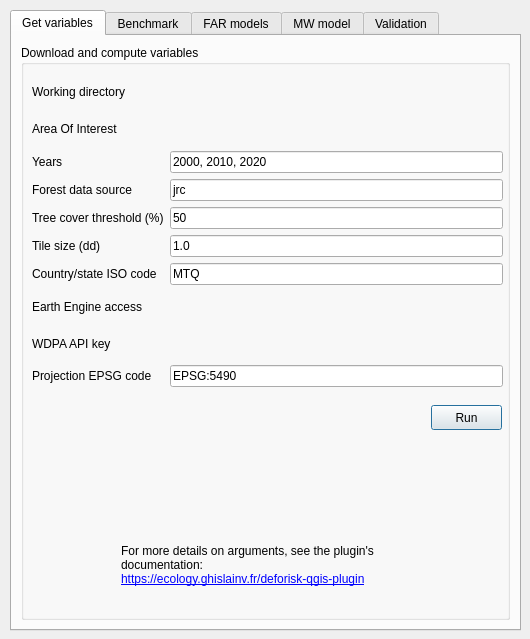
<?xml version="1.0" encoding="UTF-8"?>
<ui version="4.0">
 <class>DeforiskPluginDialogBase</class>
 <widget class="QDialog" name="DeforiskPluginDialogBase">
  <property name="geometry">
   <rect>
    <x>0</x>
    <y>0</y>
    <width>530</width>
    <height>639</height>
   </rect>
  </property>
  <property name="windowTitle">
   <string>Deforisk</string>
  </property>
  <widget class="QTabWidget" name="tabWidget">
   <property name="geometry">
    <rect>
     <x>10</x>
     <y>10</y>
     <width>511</width>
     <height>621</height>
    </rect>
   </property>
   <property name="currentIndex">
    <number>0</number>
   </property>
   <widget class="QWidget" name="tab_get_var">
    <attribute name="title">
     <string>Get variables</string>
    </attribute>
    <layout class="QGridLayout" name="gridLayout_4">
     <item row="0" column="0">
      <widget class="QGroupBox" name="groupBox_var">
       <property name="title">
        <string>Download and compute variables</string>
       </property>
       <widget class="QPushButton" name="run_far_get_variable">
        <property name="geometry">
         <rect>
          <x>410</x>
          <y>360</y>
          <width>71</width>
          <height>25</height>
         </rect>
        </property>
        <property name="text">
         <string>Run</string>
        </property>
       </widget>
       <widget class="QLabel" name="label_doc">
        <property name="geometry">
         <rect>
          <x>100</x>
          <y>490</y>
          <width>321</width>
          <height>61</height>
         </rect>
        </property>
        <property name="text">
         <string>&lt;html&gt;&lt;head/&gt;&lt;body&gt;&lt;p&gt;For more details on arguments, see the plugin's documentation:&lt;a href=&quot;https://ecology.ghislainv.fr/deforisk-qgis-plugin&quot;&gt;&lt;br&gt;&lt;span style=&quot; text-decoration: underline; color:#0000ff;&quot;&gt;https://ecology.ghislainv.fr/deforisk-qgis-plugin&lt;/span&gt;&lt;/a&gt;&lt;/p&gt;&lt;/body&gt;&lt;/html&gt;</string>
        </property>
        <property name="wordWrap">
         <bool>true</bool>
        </property>
        <property name="openExternalLinks">
         <bool>true</bool>
        </property>
       </widget>
       <widget class="QWidget" name="layoutWidget">
        <property name="geometry">
         <rect>
          <x>11</x>
          <y>31</y>
          <width>471</width>
          <height>311</height>
         </rect>
        </property>
        <layout class="QGridLayout" name="gridLayout">
         <item row="3" column="0">
          <widget class="QLabel" name="label_fcc_source">
           <property name="text">
            <string>Forest data source</string>
           </property>
          </widget>
         </item>
         <item row="0" column="0">
          <widget class="QLabel" name="label_workdir">
           <property name="text">
            <string>Working directory</string>
           </property>
          </widget>
         </item>
         <item row="8" column="0">
          <widget class="QLabel" name="label_wdpa_key">
           <property name="text">
            <string>WDPA API key</string>
           </property>
          </widget>
         </item>
         <item row="9" column="0">
          <widget class="QLabel" name="label_proj">
           <property name="text">
            <string>Projection EPSG code</string>
           </property>
          </widget>
         </item>
         <item row="4" column="0">
          <widget class="QLabel" name="label_perc">
           <property name="text">
            <string>Tree cover threshold (%)</string>
           </property>
          </widget>
         </item>
         <item row="4" column="1">
          <widget class="QLineEdit" name="perc">
           <property name="text">
            <string>50</string>
           </property>
           <property name="placeholderText">
            <string>50</string>
           </property>
          </widget>
         </item>
         <item row="9" column="1">
          <widget class="QLineEdit" name="proj">
           <property name="text">
            <string>EPSG:5490</string>
           </property>
           <property name="placeholderText">
            <string>EPSG:5490</string>
           </property>
          </widget>
         </item>
         <item row="2" column="0">
          <widget class="QLabel" name="label_years">
           <property name="text">
            <string>Years</string>
           </property>
          </widget>
         </item>
         <item row="5" column="1">
          <widget class="QLineEdit" name="tile_size">
           <property name="text">
            <string>1.0</string>
           </property>
           <property name="placeholderText">
            <string>1.0</string>
           </property>
          </widget>
         </item>
         <item row="6" column="1">
          <widget class="QLineEdit" name="isocode">
           <property name="text">
            <string>MTQ</string>
           </property>
           <property name="placeholderText">
            <string>MTQ</string>
           </property>
          </widget>
         </item>
         <item row="0" column="1">
          <widget class="QgsFileWidget" name="workdir">
           <property name="fileWidgetButtonVisible">
            <bool>true</bool>
           </property>
           <property name="dialogTitle">
            <string>Select a working directory for your Deforisk project</string>
           </property>
           <property name="storageMode">
            <enum>QgsFileWidget::GetDirectory</enum>
           </property>
           <property name="options">
            <set>QFileDialog::ShowDirsOnly</set>
           </property>
          </widget>
         </item>
         <item row="1" column="0">
          <widget class="QLabel" name="label_aoi">
           <property name="text">
            <string>Area Of Interest</string>
           </property>
          </widget>
         </item>
         <item row="8" column="1">
          <widget class="QgsFileWidget" name="wdpa_key">
           <property name="dialogTitle">
            <string>Select an environment file with your WDPA API key</string>
           </property>
           <property name="defaultRoot">
            <string/>
           </property>
          </widget>
         </item>
         <item row="6" column="0">
          <widget class="QLabel" name="label_isocode">
           <property name="text">
            <string>Country/state ISO code</string>
           </property>
          </widget>
         </item>
         <item row="5" column="0">
          <widget class="QLabel" name="label_tile_size">
           <property name="text">
            <string>Tile size (dd)</string>
           </property>
          </widget>
         </item>
         <item row="3" column="1">
          <widget class="QLineEdit" name="fcc_source">
           <property name="text">
            <string>jrc</string>
           </property>
           <property name="placeholderText">
            <string>jrc</string>
           </property>
          </widget>
         </item>
         <item row="7" column="0">
          <widget class="QLabel" name="label_gc_project">
           <property name="text">
            <string>Earth Engine access</string>
           </property>
          </widget>
         </item>
         <item row="2" column="1">
          <widget class="QLineEdit" name="years">
           <property name="text">
            <string>2000, 2010, 2020</string>
           </property>
           <property name="placeholderText">
            <string>2000, 2010, 2020</string>
           </property>
          </widget>
         </item>
         <item row="7" column="1">
          <widget class="QgsFileWidget" name="gc_project">
           <property name="dialogTitle">
            <string>Select a service account json file for Earth Engine access</string>
           </property>
          </widget>
         </item>
         <item row="1" column="1">
          <widget class="QgsFileWidget" name="aoi">
           <property name="dialogTitle">
            <string>Select gpkg file with &quot;aoi&quot; and &quot;subj&quot; layers</string>
           </property>
          </widget>
         </item>
        </layout>
       </widget>
       <widget class="QLabel" name="logo">
        <property name="geometry">
         <rect>
          <x>10</x>
          <y>480</y>
          <width>71</width>
          <height>81</height>
         </rect>
        </property>
        <property name="text">
         <string/>
        </property>
        <property name="pixmap">
         <pixmap>help/docsrc/_images/logo-deforisk.png</pixmap>
        </property>
        <property name="scaledContents">
         <bool>true</bool>
        </property>
       </widget>
      </widget>
     </item>
    </layout>
   </widget>
   <widget class="QWidget" name="tab_benchmark">
    <attribute name="title">
     <string>Benchmark</string>
    </attribute>
    <widget class="QGroupBox" name="groupBox_bm_model">
     <property name="geometry">
      <rect>
       <x>10</x>
       <y>10</y>
       <width>491</width>
       <height>171</height>
      </rect>
     </property>
     <property name="title">
      <string>Fit model to data</string>
     </property>
     <widget class="QPushButton" name="run_bm_calibrate">
      <property name="geometry">
       <rect>
        <x>410</x>
        <y>130</y>
        <width>71</width>
        <height>25</height>
       </rect>
      </property>
      <property name="text">
       <string>Run</string>
      </property>
     </widget>
     <widget class="QWidget" name="layoutWidget">
      <property name="geometry">
       <rect>
        <x>10</x>
        <y>30</y>
        <width>471</width>
        <height>58</height>
       </rect>
      </property>
      <layout class="QGridLayout" name="gridLayout_10">
       <item row="0" column="0">
        <widget class="QLabel" name="label_defor_thresh">
         <property name="text">
          <string>Deforestation threshold (%)</string>
         </property>
        </widget>
       </item>
       <item row="0" column="1">
        <widget class="QLineEdit" name="defor_thresh">
         <property name="text">
          <string>99.5</string>
         </property>
         <property name="placeholderText">
          <string>99.5</string>
         </property>
        </widget>
       </item>
       <item row="1" column="0">
        <widget class="QLabel" name="label_max_dist">
         <property name="text">
          <string>Max. distance to forest edge (m)</string>
         </property>
        </widget>
       </item>
       <item row="1" column="1">
        <widget class="QLineEdit" name="max_dist">
         <property name="text">
          <string>2500</string>
         </property>
         <property name="placeholderText">
          <string>2500</string>
         </property>
        </widget>
       </item>
      </layout>
     </widget>
     <widget class="QLabel" name="label_mod_bm">
      <property name="geometry">
       <rect>
        <x>10</x>
        <y>130</y>
        <width>331</width>
        <height>21</height>
       </rect>
      </property>
      <property name="text">
       <string>&lt;html&gt;&lt;head/&gt;&lt;body&gt;&lt;p&gt;This step also predicts the deforestation risk at t1.&lt;/p&gt;&lt;/body&gt;&lt;/html&gt;</string>
      </property>
      <property name="wordWrap">
       <bool>true</bool>
      </property>
      <property name="openExternalLinks">
       <bool>true</bool>
      </property>
     </widget>
     <widget class="QCheckBox" name="mod_bm_calib">
      <property name="geometry">
       <rect>
        <x>12</x>
        <y>100</y>
        <width>152</width>
        <height>23</height>
       </rect>
      </property>
      <property name="text">
       <string>calib. period</string>
      </property>
      <property name="checked">
       <bool>true</bool>
      </property>
      <property name="tristate">
       <bool>false</bool>
      </property>
     </widget>
     <widget class="QCheckBox" name="mod_bm_hist">
      <property name="enabled">
       <bool>true</bool>
      </property>
      <property name="geometry">
       <rect>
        <x>170</x>
        <y>100</y>
        <width>151</width>
        <height>23</height>
       </rect>
      </property>
      <property name="text">
       <string>hist. period</string>
      </property>
      <property name="checked">
       <bool>false</bool>
      </property>
      <property name="tristate">
       <bool>false</bool>
      </property>
     </widget>
    </widget>
    <widget class="QGroupBox" name="groupBox_bm_predict">
     <property name="geometry">
      <rect>
       <x>10</x>
       <y>200</y>
       <width>491</width>
       <height>101</height>
      </rect>
     </property>
     <property name="title">
      <string>Predict the deforestation risk</string>
     </property>
     <widget class="QPushButton" name="run_bm_predict">
      <property name="geometry">
       <rect>
        <x>411</x>
        <y>60</y>
        <width>71</width>
        <height>25</height>
       </rect>
      </property>
      <property name="text">
       <string>Run</string>
      </property>
     </widget>
    </widget>
    <widget class="QCheckBox" name="pred_bm_valid_t2">
     <property name="geometry">
      <rect>
       <x>30</x>
       <y>231</y>
       <width>107</width>
       <height>23</height>
      </rect>
     </property>
     <property name="text">
      <string>t2 validation</string>
     </property>
     <property name="checked">
      <bool>true</bool>
     </property>
     <property name="tristate">
      <bool>false</bool>
     </property>
    </widget>
    <widget class="QCheckBox" name="pred_bm_forecast_t3">
     <property name="geometry">
      <rect>
       <x>30</x>
       <y>260</y>
       <width>107</width>
       <height>23</height>
      </rect>
     </property>
     <property name="text">
      <string>t3 forecast</string>
     </property>
     <property name="checked">
      <bool>false</bool>
     </property>
     <property name="tristate">
      <bool>false</bool>
     </property>
    </widget>
   </widget>
   <widget class="QWidget" name="tab_far_models">
    <attribute name="title">
     <string>FAR models</string>
    </attribute>
    <widget class="QGroupBox" name="groupBox_models">
     <property name="geometry">
      <rect>
       <x>10</x>
       <y>190</y>
       <width>491</width>
       <height>221</height>
      </rect>
     </property>
     <property name="title">
      <string>Fit models to data</string>
     </property>
     <widget class="QPushButton" name="run_far_calibrate">
      <property name="geometry">
       <rect>
        <x>400</x>
        <y>180</y>
        <width>80</width>
        <height>25</height>
       </rect>
      </property>
      <property name="maximumSize">
       <size>
        <width>309</width>
        <height>16777215</height>
       </size>
      </property>
      <property name="text">
       <string>Run</string>
      </property>
     </widget>
     <widget class="QWidget" name="layoutWidget">
      <property name="geometry">
       <rect>
        <x>10</x>
        <y>30</y>
        <width>471</width>
        <height>120</height>
       </rect>
      </property>
      <layout class="QGridLayout" name="gridLayout_6">
       <item row="0" column="0">
        <widget class="QLabel" name="label_variables">
         <property name="text">
          <string>List of variables</string>
         </property>
        </widget>
       </item>
       <item row="0" column="1">
        <widget class="QLineEdit" name="variables">
         <property name="text">
          <string/>
         </property>
         <property name="placeholderText">
          <string>C(pa), dist_edge, altitude, slope, ...</string>
         </property>
        </widget>
       </item>
       <item row="1" column="0">
        <widget class="QLabel" name="label_betastart">
         <property name="text">
          <string>Starting values for beta</string>
         </property>
        </widget>
       </item>
       <item row="1" column="1">
        <widget class="QLineEdit" name="beta_start">
         <property name="text">
          <string>-99</string>
         </property>
         <property name="placeholderText">
          <string>-99</string>
         </property>
        </widget>
       </item>
       <item row="2" column="0">
        <widget class="QLabel" name="label_vrho">
         <property name="text">
          <string>Prior Vrho</string>
         </property>
        </widget>
       </item>
       <item row="2" column="1">
        <widget class="QLineEdit" name="prior_vrho">
         <property name="text">
          <string>-1</string>
         </property>
         <property name="placeholderText">
          <string>-1</string>
         </property>
        </widget>
       </item>
       <item row="3" column="0">
        <widget class="QLabel" name="label_mcmc">
         <property name="text">
          <string>MCMC</string>
         </property>
        </widget>
       </item>
       <item row="3" column="1">
        <widget class="QLineEdit" name="mcmc">
         <property name="text">
          <string>5000</string>
         </property>
         <property name="placeholderText">
          <string>5000</string>
         </property>
        </widget>
       </item>
      </layout>
     </widget>
     <widget class="QWidget" name="layoutWidget">
      <property name="geometry">
       <rect>
        <x>10</x>
        <y>156</y>
        <width>311</width>
        <height>54</height>
       </rect>
      </property>
      <layout class="QGridLayout" name="gridLayout_11">
       <item row="0" column="0">
        <widget class="QCheckBox" name="varselection">
         <property name="text">
          <string>Variable selection</string>
         </property>
         <property name="checked">
          <bool>true</bool>
         </property>
         <property name="tristate">
          <bool>false</bool>
         </property>
        </widget>
       </item>
       <item row="1" column="0">
        <widget class="QCheckBox" name="mod_far_calib">
         <property name="text">
          <string>calib. period</string>
         </property>
         <property name="checked">
          <bool>true</bool>
         </property>
         <property name="tristate">
          <bool>false</bool>
         </property>
        </widget>
       </item>
       <item row="1" column="1">
        <widget class="QCheckBox" name="mod_far_hist">
         <property name="enabled">
          <bool>true</bool>
         </property>
         <property name="text">
          <string>hist. period</string>
         </property>
         <property name="checked">
          <bool>false</bool>
         </property>
         <property name="tristate">
          <bool>false</bool>
         </property>
        </widget>
       </item>
      </layout>
     </widget>
    </widget>
    <widget class="QGroupBox" name="groupBox_predict">
     <property name="geometry">
      <rect>
       <x>10</x>
       <y>430</y>
       <width>491</width>
       <height>151</height>
      </rect>
     </property>
     <property name="title">
      <string>Predict the deforestation risk</string>
     </property>
     <widget class="QPushButton" name="run_far_predict">
      <property name="geometry">
       <rect>
        <x>399</x>
        <y>120</y>
        <width>81</width>
        <height>25</height>
       </rect>
      </property>
      <property name="text">
       <string>Run</string>
      </property>
     </widget>
     <widget class="QWidget" name="layoutWidget">
      <property name="geometry">
       <rect>
        <x>11</x>
        <y>31</y>
        <width>372</width>
        <height>114</height>
       </rect>
      </property>
      <layout class="QGridLayout" name="gridLayout_7">
       <item row="0" column="0" colspan="2">
        <widget class="QLabel" name="label_csize_interp">
         <property name="text">
          <string>Spatial cell size interpolation (km)</string>
         </property>
        </widget>
       </item>
       <item row="0" column="2">
        <widget class="QLineEdit" name="csize_interp">
         <property name="text">
          <string>0.1</string>
         </property>
         <property name="placeholderText">
          <string>1</string>
         </property>
        </widget>
       </item>
       <item row="1" column="0">
        <widget class="QCheckBox" name="pred_icar">
         <property name="text">
          <string>iCAR model</string>
         </property>
         <property name="checked">
          <bool>true</bool>
         </property>
         <property name="tristate">
          <bool>false</bool>
         </property>
        </widget>
       </item>
       <item row="1" column="1">
        <widget class="QCheckBox" name="pred_glm">
         <property name="text">
          <string>GLM</string>
         </property>
         <property name="checked">
          <bool>false</bool>
         </property>
         <property name="tristate">
          <bool>false</bool>
         </property>
        </widget>
       </item>
       <item row="1" column="2">
        <widget class="QCheckBox" name="pred_rf">
         <property name="text">
          <string>RF model</string>
         </property>
         <property name="checked">
          <bool>false</bool>
         </property>
         <property name="tristate">
          <bool>false</bool>
         </property>
        </widget>
       </item>
       <item row="2" column="0">
        <widget class="QCheckBox" name="pred_far_calib_t1">
         <property name="text">
          <string>t1 calibration</string>
         </property>
         <property name="checked">
          <bool>true</bool>
         </property>
         <property name="tristate">
          <bool>false</bool>
         </property>
        </widget>
       </item>
       <item row="2" column="1">
        <widget class="QCheckBox" name="pred_far_valid_t2">
         <property name="text">
          <string>t2 validation</string>
         </property>
         <property name="checked">
          <bool>true</bool>
         </property>
         <property name="tristate">
          <bool>false</bool>
         </property>
        </widget>
       </item>
       <item row="3" column="0">
        <widget class="QCheckBox" name="pred_far_hist_t1">
         <property name="text">
          <string>t1 historical</string>
         </property>
         <property name="checked">
          <bool>false</bool>
         </property>
         <property name="tristate">
          <bool>false</bool>
         </property>
        </widget>
       </item>
       <item row="3" column="1">
        <widget class="QCheckBox" name="pred_far_forecast_t3">
         <property name="text">
          <string>t3 forecast</string>
         </property>
         <property name="checked">
          <bool>false</bool>
         </property>
         <property name="tristate">
          <bool>false</bool>
         </property>
        </widget>
       </item>
      </layout>
     </widget>
    </widget>
    <widget class="QGroupBox" name="groupBox_samp">
     <property name="geometry">
      <rect>
       <x>10</x>
       <y>10</y>
       <width>491</width>
       <height>161</height>
      </rect>
     </property>
     <property name="title">
      <string>Sample observations</string>
     </property>
     <widget class="QPushButton" name="run_far_sample">
      <property name="geometry">
       <rect>
        <x>400</x>
        <y>120</y>
        <width>80</width>
        <height>25</height>
       </rect>
      </property>
      <property name="text">
       <string>Run</string>
      </property>
     </widget>
     <widget class="QCheckBox" name="adapt">
      <property name="geometry">
       <rect>
        <x>354</x>
        <y>30</y>
        <width>127</width>
        <height>23</height>
       </rect>
      </property>
      <property name="text">
       <string>Adapt sampling</string>
      </property>
      <property name="checked">
       <bool>true</bool>
      </property>
      <property name="tristate">
       <bool>false</bool>
      </property>
     </widget>
     <widget class="QWidget" name="layoutWidget">
      <property name="geometry">
       <rect>
        <x>11</x>
        <y>31</y>
        <width>331</width>
        <height>118</height>
       </rect>
      </property>
      <layout class="QGridLayout" name="gridLayout_5">
       <item row="0" column="0">
        <widget class="QLabel" name="label_nsamp">
         <property name="text">
          <string>N# samples</string>
         </property>
        </widget>
       </item>
       <item row="0" column="1">
        <widget class="QLineEdit" name="nsamp">
         <property name="text">
          <string>10000</string>
         </property>
         <property name="placeholderText">
          <string>10000</string>
         </property>
        </widget>
       </item>
       <item row="1" column="0">
        <widget class="QLabel" name="label_seed">
         <property name="text">
          <string>Random seed</string>
         </property>
        </widget>
       </item>
       <item row="1" column="1">
        <widget class="QLineEdit" name="seed">
         <property name="text">
          <string>1234</string>
         </property>
         <property name="placeholderText">
          <string>1234</string>
         </property>
        </widget>
       </item>
       <item row="2" column="0">
        <widget class="QLabel" name="label_csize">
         <property name="text">
          <string>Spatial cell size (km)</string>
         </property>
        </widget>
       </item>
       <item row="2" column="1">
        <widget class="QLineEdit" name="csize">
         <property name="text">
          <string>2</string>
         </property>
         <property name="placeholderText">
          <string>10</string>
         </property>
        </widget>
       </item>
       <item row="3" column="0">
        <widget class="QCheckBox" name="samp_far_calib">
         <property name="text">
          <string>calib. period</string>
         </property>
         <property name="checked">
          <bool>true</bool>
         </property>
         <property name="tristate">
          <bool>false</bool>
         </property>
        </widget>
       </item>
       <item row="3" column="1">
        <widget class="QCheckBox" name="samp_far_hist">
         <property name="text">
          <string>hist. period</string>
         </property>
         <property name="checked">
          <bool>false</bool>
         </property>
         <property name="tristate">
          <bool>false</bool>
         </property>
        </widget>
       </item>
      </layout>
     </widget>
    </widget>
   </widget>
   <widget class="QWidget" name="tab_mw_model">
    <attribute name="title">
     <string>MW model</string>
    </attribute>
    <widget class="QGroupBox" name="groupBox_mw_model">
     <property name="geometry">
      <rect>
       <x>10</x>
       <y>10</y>
       <width>491</width>
       <height>171</height>
      </rect>
     </property>
     <property name="title">
      <string>Fit model to data</string>
     </property>
     <widget class="QPushButton" name="run_mw_calibrate">
      <property name="geometry">
       <rect>
        <x>410</x>
        <y>130</y>
        <width>71</width>
        <height>25</height>
       </rect>
      </property>
      <property name="text">
       <string>Run</string>
      </property>
     </widget>
     <widget class="QWidget" name="layoutWidget">
      <property name="geometry">
       <rect>
        <x>10</x>
        <y>30</y>
        <width>471</width>
        <height>89</height>
       </rect>
      </property>
      <layout class="QGridLayout" name="gridLayout_3">
       <item row="0" column="0">
        <widget class="QLabel" name="label_defor_thresh_mw">
         <property name="text">
          <string>Deforestation threshold (%)</string>
         </property>
        </widget>
       </item>
       <item row="0" column="1">
        <widget class="QLineEdit" name="defor_thresh_mw">
         <property name="text">
          <string>99.5</string>
         </property>
         <property name="placeholderText">
          <string>99.5</string>
         </property>
        </widget>
       </item>
       <item row="1" column="0">
        <widget class="QLabel" name="label_max_dist_mw">
         <property name="text">
          <string>Max. distance to forest edge (m)</string>
         </property>
        </widget>
       </item>
       <item row="1" column="1">
        <widget class="QLineEdit" name="max_dist_mw">
         <property name="text">
          <string>2500</string>
         </property>
         <property name="placeholderText">
          <string>2500</string>
         </property>
        </widget>
       </item>
       <item row="2" column="0">
        <widget class="QLabel" name="label_win_sizes">
         <property name="text">
          <string>Window sizes (# pixels)</string>
         </property>
        </widget>
       </item>
       <item row="2" column="1">
        <widget class="QLineEdit" name="win_sizes">
         <property name="text">
          <string>11, 21</string>
         </property>
         <property name="placeholderText">
          <string>11, 21</string>
         </property>
        </widget>
       </item>
      </layout>
     </widget>
    </widget>
    <widget class="QGroupBox" name="groupBox_mw_predict">
     <property name="geometry">
      <rect>
       <x>10</x>
       <y>200</y>
       <width>491</width>
       <height>101</height>
      </rect>
     </property>
     <property name="title">
      <string>Predict the deforestation risk</string>
     </property>
     <widget class="QPushButton" name="run_mw_predict">
      <property name="geometry">
       <rect>
        <x>410</x>
        <y>60</y>
        <width>71</width>
        <height>25</height>
       </rect>
      </property>
      <property name="text">
       <string>Run</string>
      </property>
     </widget>
     <widget class="QWidget" name="layoutWidget">
      <property name="geometry">
       <rect>
        <x>12</x>
        <y>31</y>
        <width>227</width>
        <height>54</height>
       </rect>
      </property>
      <layout class="QGridLayout" name="gridLayout_8">
       <item row="0" column="0">
        <widget class="QCheckBox" name="pred_mw_calib_t1">
         <property name="text">
          <string>t1 calibration</string>
         </property>
         <property name="checked">
          <bool>true</bool>
         </property>
         <property name="tristate">
          <bool>false</bool>
         </property>
        </widget>
       </item>
       <item row="0" column="1">
        <widget class="QCheckBox" name="pred_mw_valid_t2">
         <property name="text">
          <string>t2 validation</string>
         </property>
         <property name="checked">
          <bool>true</bool>
         </property>
         <property name="tristate">
          <bool>false</bool>
         </property>
        </widget>
       </item>
       <item row="1" column="0">
        <widget class="QCheckBox" name="pred_mw_hist_t1">
         <property name="text">
          <string>t1 historical</string>
         </property>
         <property name="checked">
          <bool>false</bool>
         </property>
         <property name="tristate">
          <bool>false</bool>
         </property>
        </widget>
       </item>
       <item row="1" column="1">
        <widget class="QCheckBox" name="pred_mw_forecast_t3">
         <property name="text">
          <string>t3 forecast</string>
         </property>
         <property name="checked">
          <bool>false</bool>
         </property>
         <property name="tristate">
          <bool>false</bool>
         </property>
        </widget>
       </item>
      </layout>
     </widget>
    </widget>
    <widget class="QCheckBox" name="mod_mw_calib">
     <property name="geometry">
      <rect>
       <x>22</x>
       <y>140</y>
       <width>152</width>
       <height>23</height>
      </rect>
     </property>
     <property name="text">
      <string>calib. period</string>
     </property>
     <property name="checked">
      <bool>true</bool>
     </property>
     <property name="tristate">
      <bool>false</bool>
     </property>
    </widget>
    <widget class="QCheckBox" name="mod_mw_hist">
     <property name="enabled">
      <bool>true</bool>
     </property>
     <property name="geometry">
      <rect>
       <x>180</x>
       <y>140</y>
       <width>151</width>
       <height>23</height>
      </rect>
     </property>
     <property name="text">
      <string>hist. period</string>
     </property>
     <property name="checked">
      <bool>false</bool>
     </property>
     <property name="tristate">
      <bool>false</bool>
     </property>
    </widget>
   </widget>
   <widget class="QWidget" name="tab_validate">
    <attribute name="title">
     <string>Validation</string>
    </attribute>
    <widget class="QGroupBox" name="groupBox_validate">
     <property name="geometry">
      <rect>
       <x>10</x>
       <y>10</y>
       <width>491</width>
       <height>171</height>
      </rect>
     </property>
     <property name="title">
      <string>Model validation</string>
     </property>
     <widget class="QPushButton" name="run_validate">
      <property name="geometry">
       <rect>
        <x>410</x>
        <y>130</y>
        <width>71</width>
        <height>25</height>
       </rect>
      </property>
      <property name="text">
       <string>Run</string>
      </property>
     </widget>
     <widget class="QWidget" name="layoutWidget">
      <property name="geometry">
       <rect>
        <x>10</x>
        <y>30</y>
        <width>471</width>
        <height>85</height>
       </rect>
      </property>
      <layout class="QGridLayout" name="gridLayout_2">
       <item row="0" column="0" colspan="2">
        <widget class="QLabel" name="label_csizes_val">
         <property name="text">
          <string>Coarse grid cell sizes (# pixels)</string>
         </property>
        </widget>
       </item>
       <item row="0" column="2" colspan="2">
        <widget class="QLineEdit" name="csizes_val">
         <property name="text">
          <string>50, 100</string>
         </property>
         <property name="placeholderText">
          <string>50, 100, 1054</string>
         </property>
        </widget>
       </item>
       <item row="1" column="0">
        <widget class="QCheckBox" name="val_icar">
         <property name="text">
          <string>iCAR model</string>
         </property>
         <property name="checked">
          <bool>true</bool>
         </property>
         <property name="tristate">
          <bool>false</bool>
         </property>
        </widget>
       </item>
       <item row="1" column="1">
        <widget class="QCheckBox" name="val_glm">
         <property name="text">
          <string>GLM</string>
         </property>
         <property name="checked">
          <bool>false</bool>
         </property>
         <property name="tristate">
          <bool>false</bool>
         </property>
        </widget>
       </item>
       <item row="1" column="2">
        <widget class="QCheckBox" name="val_rf">
         <property name="text">
          <string>RF model</string>
         </property>
         <property name="checked">
          <bool>false</bool>
         </property>
         <property name="tristate">
          <bool>false</bool>
         </property>
        </widget>
       </item>
       <item row="1" column="3">
        <widget class="QCheckBox" name="val_mw">
         <property name="text">
          <string>MW model</string>
         </property>
         <property name="checked">
          <bool>true</bool>
         </property>
         <property name="tristate">
          <bool>false</bool>
         </property>
        </widget>
       </item>
       <item row="2" column="0">
        <widget class="QCheckBox" name="val_calib">
         <property name="text">
          <string>calib. period</string>
         </property>
         <property name="checked">
          <bool>true</bool>
         </property>
         <property name="tristate">
          <bool>false</bool>
         </property>
        </widget>
       </item>
       <item row="2" column="1">
        <widget class="QCheckBox" name="val_valid">
         <property name="text">
          <string>valid. period</string>
         </property>
         <property name="checked">
          <bool>true</bool>
         </property>
         <property name="tristate">
          <bool>false</bool>
         </property>
        </widget>
       </item>
       <item row="2" column="2">
        <widget class="QCheckBox" name="val_histo">
         <property name="text">
          <string>hist. period</string>
         </property>
         <property name="checked">
          <bool>true</bool>
         </property>
         <property name="tristate">
          <bool>false</bool>
         </property>
        </widget>
       </item>
      </layout>
     </widget>
    </widget>
   </widget>
  </widget>
 </widget>
 <customwidgets>
  <customwidget>
   <class>QgsFileWidget</class>
   <extends>QWidget</extends>
   <header>qgsfilewidget.h</header>
  </customwidget>
 </customwidgets>
 <resources/>
 <connections/>
</ui>
